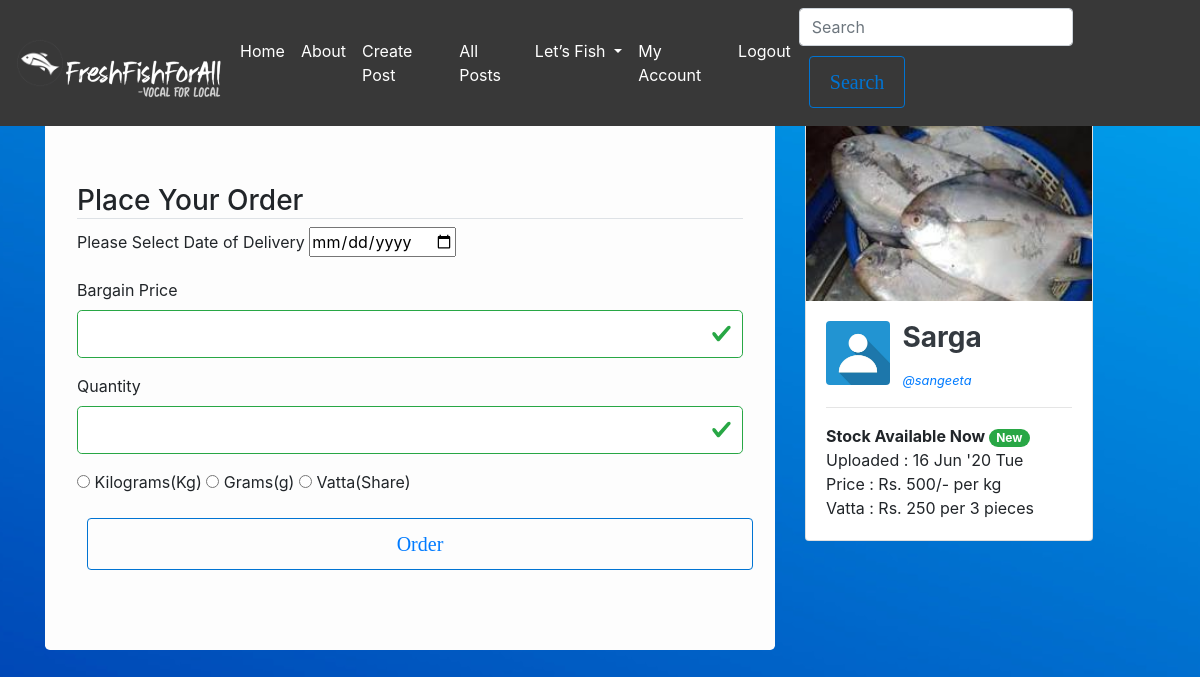
Page /order/new?buyername=saiy&sellername=sangeeta&fish=1 (signed in) on the committed database.
### flaskblog/models.py (models this page shows, shortened)
class Fish(db.Model):
    id          = db.Column(db.Integer, primary_key = True)
    name        = db.Column(db.String(20), nullable=False)
    upload_date = db.Column(db.DateTime, index=True, nullable=False, default=datetime.utcnow)
    image_file  = db.Column(db.String(20), nullable=False)
    price       = db.Column(db.Integer, nullable=False)
    unit        = db.Column(db.String(20), nullable=False) # kg,g
    size        = db.Column(db.String(20), nullable=False) #Small, Medium, Large
    pc_vatta    = db.Column(db.Integer)
    price_vatta = db.Column(db.Integer)
    isAvailable = db.Column(db.Boolean, nullable=False, default=False)
    orders      = db.relationship('Order', secondary=ords, backref=db.backref('fishes'), lazy='dynamic')
    seller_id   = db.Column(db.Integer, db.ForeignKey('user.id'), nullable=False)

class User(db.Model, UserMixin):
    id            = db.Column(db.Integer, primary_key = True)
    username      = db.Column(db.String(20), unique=True, nullable=False)
    fullname      = db.Column(db.String(60))
    email         = db.Column(db.String(20), unique=True)
    address       = db.Column(db.String(120))
    image_file    = db.Column(db.String(20), nullable=False, default='default.jpg')
    password      = db.Column(db.String(60), nullable=False)
    points        = db.Column(db.Integer)
    posts         = db.relationship('Post', backref='post_author', lazy=True)
    fishes        = db.relationship('Fish', backref='fish_seller', lazy='dynamic')
    mycarousel    = db.relationship('Mycarousel', backref='author', lazy='dynamic')
    followed = db.relationship(
        'User', secondary=followers,
        primaryjoin=(followers.c.follower_id == id),
        secondaryjoin=(followers.c.followed_id == id),
        backref=db.backref('followers', lazy='dynamic'), lazy='dynamic')

### flaskblog/fish/routes.py (the view, shortened to what this page needs)
@fishes.route("/order/new", methods=['GET', 'POST'])
@login_required
def new_order():
    buyer  = User.query.filter_by(username=request.args.get('buyername')).first()
    seller = User.query.filter_by(username=request.args.get('sellername')).first()
    fish   = Fish.query.filter_by(id=request.args.get('fish')).first()
    form = OrderForm()
    return render_template("create_order.html", form=form, buyer=buyer, seller=seller, d=fish)

### flaskblog/fish/forms.py
class OrderForm(FlaskForm):
    date_of_delivery = DateField(label='Please Select Date of Delivery', format='%Y-%m-%d', validators = [DataRequired('Please select Date of Delivery')])
    bargained_price  = IntegerField('Bargain Price')
    quantity         = IntegerField('Quantity')
    unit             = RadioField('Unit', validators=[DataRequired()], choices=[('kg','Kilograms(Kg)'),('g','Grams(g)'),('v','Vatta(Share)')])
    submit           = SubmitField('Order')

### flaskblog/models.py (called while the page is built)
@login_manager.user_loader
def load_user(user_id):
    return User.query.get(int(user_id))

### flaskblog/templates/create_order.html (shortened to what this page needs)
{% extends "layout.html" %}
{% block content %}
<br><br>
<div class="container">
    <div class="row">
        <div class="col-lg-8" >
            <div class="jumbotron bg">
                <form method="POST" action="{{ url_for('fishes.new_order', sellername=seller.username, buyername=buyer.username, fish=d.id) }}" enctype="multipart/form-data">
                    <fieldset class="form-group">
                        <legend class="border-bottom h3">Place Your Order<br></legend>
                        <div class="form-group">
                            {{ form.date_of_delivery.label(class="form-control-label") }}
                            {{ form.date_of_delivery()}}
                        </div>
                        <div class="form-group">
                            {{ form.bargained_price.label(class="form-control-label") }}
                            {% if form.bargained_price.errors %}
                            {{ form.bargained_price(class="form-control form-control-lg is-invalid") }}
                            <div class="invalid-feedback">
                                {% for error in form.bargained_price.errors %}
                                    <span> {{ error }} </span>
                                {% endfor %}
                            </div>
                            {% else %}
                            {{ form.bargained_price(class="form-control form-control-lg is-valid") }}
                            {% endif %}
                        </div>
                        <div class="form-group">
                            {{ form.quantity.label(class="form-control-label") }}
                            {% if form.quantity.errors %}
                            {{ form.quantity(class="form-control form-control-lg is-invalid") }}
                            <div class="invalid-feedback">
                                {% for error in form.quantity.errors %}
                                    <span> {{ error }} </span>
                                {% endfor %}
                            </div>
                            {% else %}
                            {{ form.quantity(class="form-control form-control-lg is-valid") }}
                            {% endif %}
                        </div>
                        <div>
                            {% for subfield in form.unit %}
                            <tr>
                                <td>{{ subfield }}</td>
                                <td>{{ subfield.label }}</td>
                            </tr>
                            {% endfor %}
                        </div>
                    </fieldset>
                    <div class="form-group">
                        {{ form.submit(class="btn btn-outline-primary btn-block")}}
                    </div>
                </form>
            </div>
        </div>
        <div class="col-lg-4" >
                        <div class="card" style="width: 18rem;">
                            <img class="card-img-top img-fluid" src="{{ url_for('static', filename='fish_pics/' + d.image_file) }}" alt="Card image cap" >
                            <div class="card-body">
                              <div style="display:inline-block; vertical-align:top " >
                                <img src="{{ url_for('static', filename='profile_pics/' + d.fish_seller.image_file) }}" alt="64x64" class="mr-2 rounded" style="width: 64px; height: 64px;" data-holder-rendered="true">
                              </div>
                              <div style="display:inline-block">
                                    <h3><strong class="d-block text-dark card-title">{{ d.name }}</strong></h3>
                                <a href="{{ url_for('users.user_popup', username=d.fish_seller.username)}}"><small><i>@{{ d.fish_seller.username }}</i></small></a>
                              </div>
                              <hr>
                              {% if d.isAvailable %}
                                    <b>Stock Available Now <a href="#" class="badge badge-pill badge-success"> New</a></b> <br>
                              {% else %}
                                  <br>
                              {% endif %}
                              Uploaded : {{d.upload_date.strftime("%d") }} {{d.upload_date.strftime("%b") }} '{{ d.upload_date.strftime("%y")}} {{ d.upload_date.strftime("%a")}} <br>
                              Price    : Rs. {{ d.price }}/- per {{ d.unit }} <br>
                              Vatta    : Rs. {{d.price_vatta}} per {{d.pc_vatta}} pieces
                            </div>
                          </div>
                      </div>
        </div>
    </div>
{% endblock content %}

### flaskblog/static/main.css (style rules this page uses)
* { margin:0; padding:0; box-sizing: border-box; clear:left; }
body { min-height: 100vh; clear:left; }
.card-img-top { width: 100%; height: 15vw; object-fit: cover; }
.bg { background-color: rgb(253, 253, 253) ; }
.btn { border : 1px solid#0074d3; background: none; padding: 10px 20px; font-size: 20px; font-family: "montserrat"; cursor: pointer; margin: 10px; transition: 0.5s; position: relative; overflow:hidden; }
.btn::before { content:""; position: absolute; left: 0; width: 100%; height: 0%; background: #0074d3; z-index: -1; transition: 0.5s; }

### rows in the picture
Fish: image_file (picture), name "Sarga", upload_date "16", upload_date "Jun", upload_date "20", upload_date "Tue", price "500", unit "kg", price_vatta "250", pc_vatta "3"
User: image_file (placeholder picture), fish_seller.username "sangeeta"

### other values in the picture
{{ subfield.label }} "Kilograms(Kg)" "Grams(g)" "Vatta(Share)"
